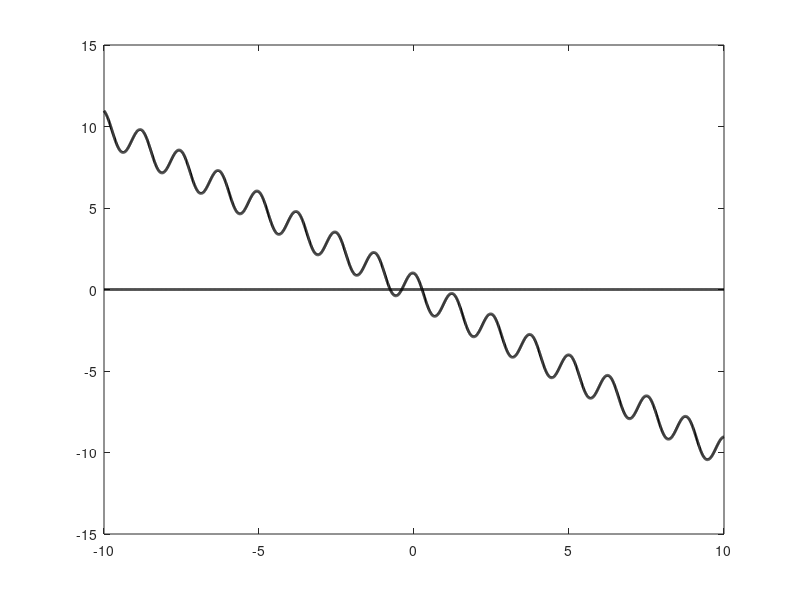

This figure's MATLAB source:
clearvars
clc

x=-10:0.01:10;
y = cos(5*x) - x;
y0 = 0*x;


figure;
plot(x,y,'k-','LineWidth',2);
hold on
plot(x,y0,'k-','LineWidth',2);
hold off
